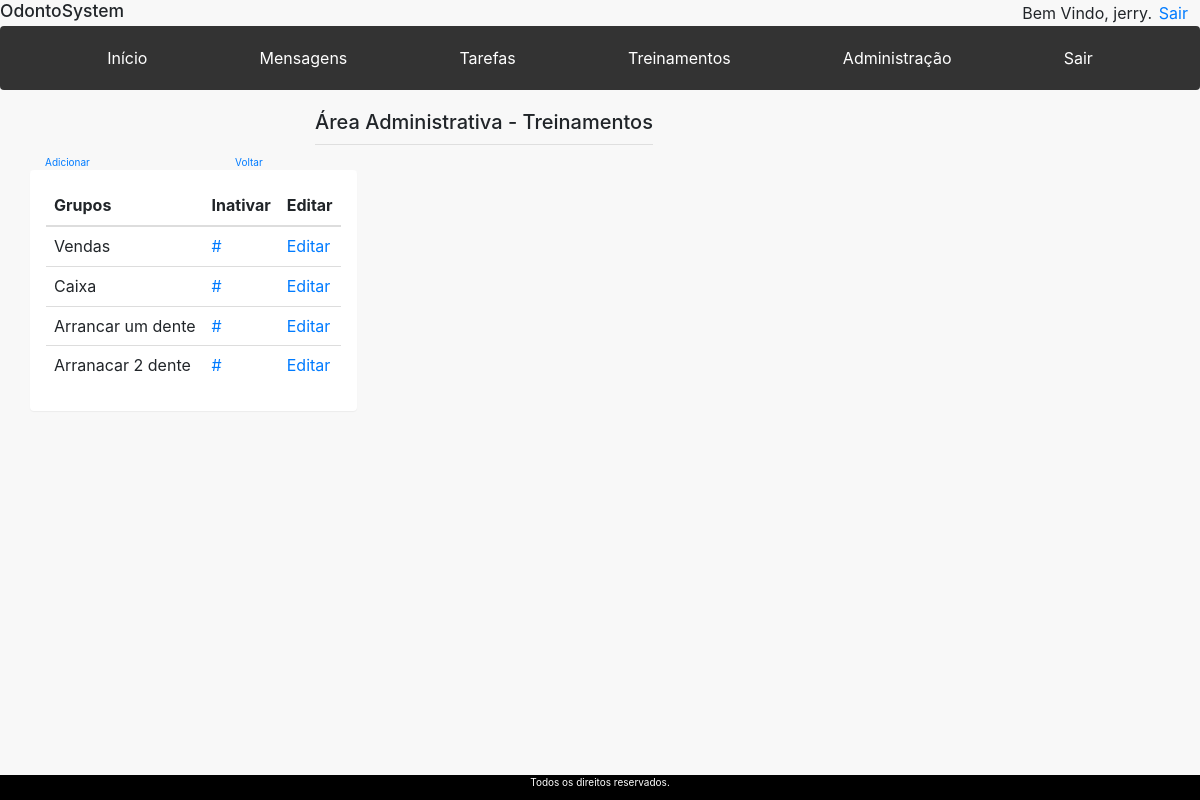
The app's page /view/Administracao/Treinamento/index.php (signed in) with its own data.
### tables this page shows
CREATE TABLE `treinamento` (
  `id_treinamento` int(11) NOT NULL,
  `descricao` varchar(45) NOT NULL,
  `id_responsavel` int(11) NOT NULL
);

### model/Treinamento.php (called while the page is built, shortened)
<?php
class Treinamento {
	public function listAll() {
		$conn = Banco::connect();
		$stmt = $conn->prepare("SELECT * FROM Treinamento");
		$stmt->execute();
		$results = $stmt->fetchAll(PDO::FETCH_ASSOC);
		return $results;
	}
}
?>

### controller/TreinamentoController.php (called while the page is built, shortened)
<?php
require_once($_SERVER['DOCUMENT_ROOT'] . "/OdontoSystem/model/Treinamento.php");
class TreinamentoController{
    public function listAll() {
		$treinamento = new Treinamento();
		$treinamentos = $treinamento->listAll();
		return $treinamentos;
	}
}
?>

### view/Administracao/Treinamento/index.php (the view)
<?php
require_once($_SERVER['DOCUMENT_ROOT'] . "/OdontoSystem/view/header.php");
require_once($_SERVER['DOCUMENT_ROOT'] . "/OdontoSystem/controller/TreinamentoController.php");
$treinamentocontroller = new TreinamentoController();
$treinamentos = $treinamentocontroller->listAll();
?>
<body>
	<div class="container">
		<div class="row" >
			<div class="col-md-offset-3">
				<h2>Área Administrativa - Treinamentos</h2>
				<hr>
			</div>
		</div>
		<div class="row">
			<div class="col-md-2">
				<a href="/OdontoSystem/view/Administracao/Treinamento/adicionar.php">Adicionar</a>
			</div>
			<div class="col-md-4">
				<a href="/OdontoSystem/view/Administracao/HomeAdministracao.php">Voltar</a>
			</div>
		</div>
		<div class="row">
			<div class="panel">
				<div class="panel-body">
					<table class="table">
						<thead>
							<tr>
								<th>Grupos</th>
								<th>Inativar</th>
								<th>Editar</th>
							</tr>
						</thead>
						<tbody>
								<?php
									foreach ($treinamentos as $key => $value) {
										$id_treinamento = $value['id_treinamento'];
										echo "<tr>";
										echo "<td>". $value['descricao']. "</td>";
										echo "<td> <a href='#'>#</a> </td>";
										echo "<td> <a href='/OdontoSystem/view/Administracao/Treinamento/editar.php?id_editar=$id_treinamento'>Editar</a> </td>";
										echo "</tr>";
									}
								?>
						</tbody>
					</table>
				</div>
			</div>
		</div>
	</div>
</body>
<?php
	require_once("../../footer.php");
?>
</html>

### resources/css/sb-admin-2.css (style rules this page uses)
body { background-color: #f8f8f8; }

### records on screen
treinamento: descricao "Vendas"
treinamento: descricao "Caixa"
treinamento: descricao "Arrancar um dente"
treinamento: descricao "Arranacar 2 dente"

### other values on screen
$_SESSION['nome'] "jerry"
